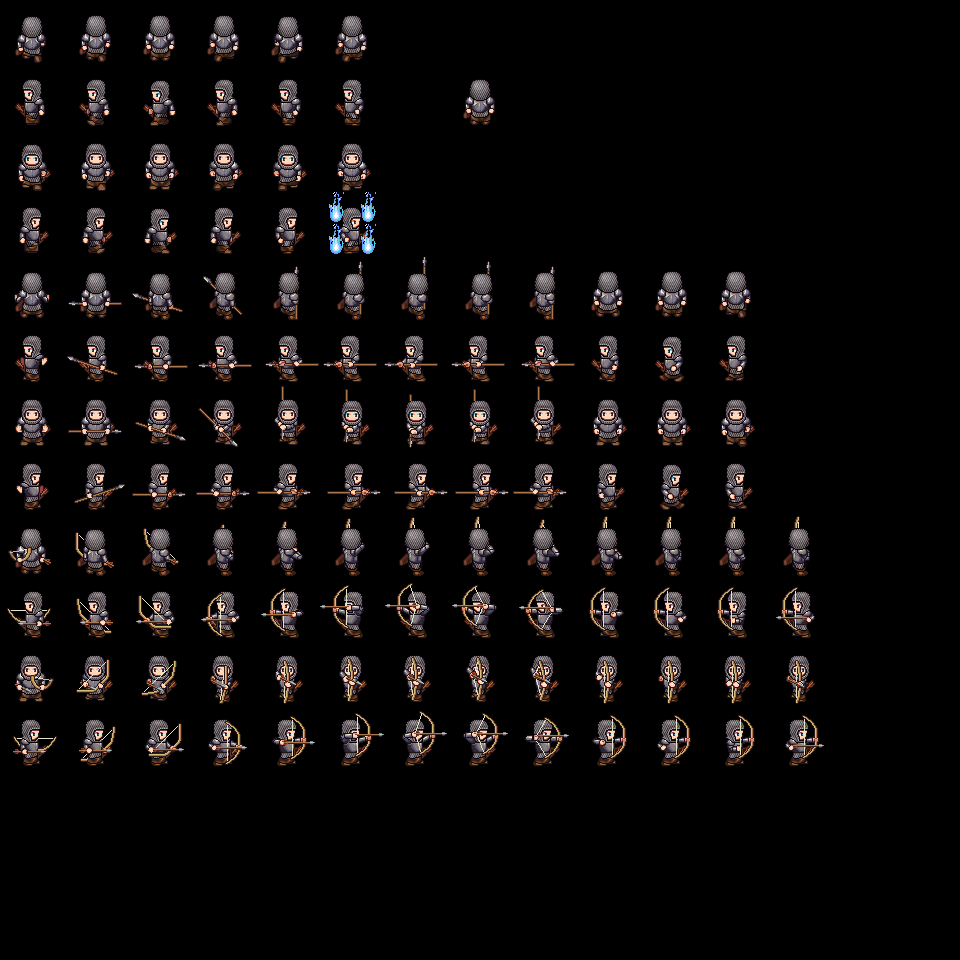

Tiled map render using the project's own tile images. Description and the whole map definition, tile-layer contents included, below:
An orthogonal 30x30 tile map with 32x32 px tiles, 2 tile layers (Tile Layer 1, Skill), 4 tilesets.

<map version="1.10" tiledversion="1.11.0" orientation="orthogonal" renderorder="right-down" width="30" height="30" tilewidth="32" tileheight="32" infinite="0" nextlayerid="3" nextobjectid="1">
 <tileset firstgid="1" source="characters.tsx" />
 <tileset firstgid="901" source="Fireball7.tsx" />
 <tileset firstgid="903" source="Thundersphere5.tsx" />
 <tileset firstgid="905" source="flameball-32x32.tsx" />
 <layer id="1" name="Tile Layer 1" width="30" height="30">
  <data encoding="csv">
1,2,3,4,5,6,7,8,9,10,11,12,13,14,15,16,17,18,19,20,21,22,23,24,25,26,0,0,0,0,
31,32,33,34,35,36,37,38,39,40,41,42,43,44,45,46,47,48,49,50,51,52,53,54,55,56,0,0,0,0,
61,62,63,64,65,66,67,68,69,70,71,72,73,74,5,6,77,78,79,80,81,82,83,84,85,86,0,0,0,0,
91,92,93,94,95,96,97,98,99,100,101,102,103,104,35,36,107,108,109,110,111,112,113,114,115,116,0,0,0,0,
121,122,123,124,125,126,127,128,129,130,131,132,133,134,135,136,137,138,139,140,141,142,143,144,145,146,0,0,0,0,
151,152,153,154,155,156,157,158,159,160,161,162,163,164,165,166,167,168,169,170,171,172,173,174,175,176,0,0,0,0,
181,182,183,184,185,186,187,188,189,190,191,192,193,194,195,196,197,198,199,200,201,202,203,204,205,206,0,0,0,0,
211,212,213,214,215,216,217,218,219,220,221,222,223,224,225,226,227,228,229,230,231,232,233,234,235,236,0,0,0,0,
241,242,243,244,245,246,247,248,249,250,251,252,253,254,255,256,257,258,259,260,261,262,263,264,265,266,0,0,0,0,
271,272,273,274,275,276,277,278,279,280,281,282,283,284,285,286,287,288,289,290,291,292,293,294,295,296,0,0,0,0,
301,302,303,304,305,306,307,308,309,310,311,312,313,314,315,316,317,318,319,320,321,322,323,324,325,326,0,0,0,0,
331,332,333,334,335,336,337,338,339,340,341,342,343,344,345,346,347,348,349,350,351,352,353,354,355,356,0,0,0,0,
361,362,363,364,365,366,367,368,369,370,371,372,373,374,375,376,377,378,379,380,381,382,383,384,385,386,0,0,0,0,
391,392,393,394,395,396,397,398,399,400,401,402,403,404,405,406,407,408,409,410,411,412,413,414,415,416,0,0,0,0,
421,422,423,424,425,426,427,428,429,430,431,432,433,434,435,436,437,438,439,440,441,442,443,444,445,446,0,0,0,0,
451,452,453,454,455,456,457,458,459,460,461,462,463,464,465,466,467,468,469,470,471,472,473,474,475,476,0,0,0,0,
481,482,483,484,485,486,487,488,489,490,491,492,493,494,495,496,497,498,499,500,501,502,503,504,505,506,0,0,0,0,
511,512,513,514,515,516,517,518,519,520,521,522,523,524,525,526,527,528,529,530,531,532,533,534,535,536,0,0,0,0,
541,542,543,544,545,546,547,548,549,550,551,552,553,554,555,556,557,558,559,560,561,562,563,564,565,566,0,0,0,0,
571,572,573,574,575,576,577,578,579,580,581,582,583,584,585,586,587,588,589,590,591,592,593,594,595,596,0,0,0,0,
601,602,603,604,605,606,607,608,609,610,611,612,613,614,615,616,617,618,619,620,621,622,623,624,625,626,0,0,0,0,
631,632,633,634,635,636,637,638,639,640,641,642,643,644,645,646,647,648,649,650,651,652,653,654,655,656,0,0,0,0,
661,662,663,664,665,666,667,668,669,670,671,672,673,674,675,676,677,678,679,680,681,682,683,684,685,686,0,0,0,0,
691,692,693,694,695,696,697,698,699,700,701,702,703,704,705,706,707,708,709,710,711,712,713,714,715,716,0,0,0,0,
721,722,723,724,725,726,727,728,729,730,731,732,733,734,735,736,737,738,739,740,741,742,743,744,745,746,0,0,0,0,
0,0,0,0,0,0,0,0,0,0,0,0,0,0,0,0,0,0,0,0,0,0,0,0,0,0,0,0,0,0,
0,0,0,0,0,0,0,0,0,0,0,0,0,0,0,0,0,0,0,0,0,0,0,0,0,0,0,0,0,0,
0,0,0,0,0,0,0,0,0,0,0,0,0,0,0,0,0,0,0,0,0,0,0,0,0,0,0,0,0,0,
0,0,0,0,0,0,0,0,0,0,0,0,0,0,0,0,0,0,0,0,0,0,0,0,0,0,0,0,0,0,
0,0,0,0,0,0,0,0,0,0,0,0,0,0,0,0,0,0,0,0,0,0,0,0,0,0,0,0,0,0
</data>
 </layer>
 <layer id="2" name="Skill" width="30" height="30">
  <data encoding="csv">
0,0,0,0,0,0,0,0,0,0,0,0,0,0,0,0,0,0,0,0,0,0,0,0,0,0,0,0,0,0,
0,0,0,0,0,0,0,0,0,0,0,0,0,0,0,0,0,0,0,0,0,0,0,0,0,0,0,0,0,0,
0,0,0,0,0,0,0,0,0,0,0,0,0,0,0,0,0,0,0,0,0,0,0,0,0,0,0,0,0,0,
0,0,0,0,0,0,0,0,0,0,0,0,0,0,0,0,0,0,0,0,0,0,0,0,0,0,0,0,0,0,
0,0,0,0,0,0,0,0,0,0,0,0,0,0,0,0,0,0,0,0,0,0,0,0,0,0,0,0,0,0,
0,0,0,0,0,0,0,0,0,0,0,0,0,0,0,0,0,0,0,0,0,0,0,0,0,0,0,0,0,0,
0,0,0,0,0,0,0,0,0,0,905,905,0,0,0,0,0,0,0,0,0,0,0,0,0,0,0,0,0,0,
0,0,0,0,0,0,0,0,0,0,905,905,0,0,0,0,0,0,0,0,0,0,0,0,0,0,0,0,0,0,
0,0,0,0,0,0,0,0,0,0,0,0,0,0,0,0,0,0,0,0,0,0,0,0,0,0,0,0,0,0,
0,0,0,0,0,0,0,0,0,0,0,0,0,0,0,0,0,0,0,0,0,0,0,0,0,0,0,0,0,0,
0,0,0,0,0,0,0,0,0,0,0,0,0,0,0,0,0,0,0,0,0,0,0,0,0,0,0,0,0,0,
0,0,0,0,0,0,0,0,0,0,0,0,0,0,0,0,0,0,0,0,0,0,0,0,0,0,0,0,0,0,
0,0,0,0,0,0,0,0,0,0,0,0,0,0,0,0,0,0,0,0,0,0,0,0,0,0,0,0,0,0,
0,0,0,0,0,0,0,0,0,0,0,0,0,0,0,0,0,0,0,0,0,0,0,0,0,0,0,0,0,0,
0,0,0,0,0,0,0,0,0,0,0,0,0,0,0,0,0,0,0,0,0,0,0,0,0,0,0,0,0,0,
0,0,0,0,0,0,0,0,0,0,0,0,0,0,0,0,0,0,0,0,0,0,0,0,0,0,0,0,0,0,
0,0,0,0,0,0,0,0,0,0,0,0,0,0,0,0,0,0,0,0,0,0,0,0,0,0,0,0,0,0,
0,0,0,0,0,0,0,0,0,0,0,0,0,0,0,0,0,0,0,0,0,0,0,0,0,0,0,0,0,0,
0,0,0,0,0,0,0,0,0,0,0,0,0,0,0,0,0,0,0,0,0,0,0,0,0,0,0,0,0,0,
0,0,0,0,0,0,0,0,0,0,0,0,0,0,0,0,0,0,0,0,0,0,0,0,0,0,0,0,0,0,
0,0,0,0,0,0,0,0,0,0,0,0,0,0,0,0,0,0,0,0,0,0,0,0,0,0,0,0,0,0,
0,0,0,0,0,0,0,0,0,0,0,0,0,0,0,0,0,0,0,0,0,0,0,0,0,0,0,0,0,0,
0,0,0,0,0,0,0,0,0,0,0,0,0,0,0,0,0,0,0,0,0,0,0,0,0,0,0,0,0,0,
0,0,0,0,0,0,0,0,0,0,0,0,0,0,0,0,0,0,0,0,0,0,0,0,0,0,0,0,0,0,
0,0,0,0,0,0,0,0,0,0,0,0,0,0,0,0,0,0,0,0,0,0,0,0,0,0,0,0,0,0,
0,0,0,0,0,0,0,0,0,0,0,0,0,0,0,0,0,0,0,0,0,0,0,0,0,0,0,0,0,0,
0,0,0,0,0,0,0,0,0,0,0,0,0,0,0,0,0,0,0,0,0,0,0,0,0,0,0,0,0,0,
0,0,0,0,0,0,0,0,0,0,0,0,0,0,0,0,0,0,0,0,0,0,0,0,0,0,0,0,0,0,
0,0,0,0,0,0,0,0,0,0,0,0,0,0,0,0,0,0,0,0,0,0,0,0,0,0,0,0,0,0,
0,0,0,0,0,0,0,0,0,0,0,0,0,0,0,0,0,0,0,0,0,0,0,0,0,0,0,0,0,0
</data>
 </layer>
</map>
